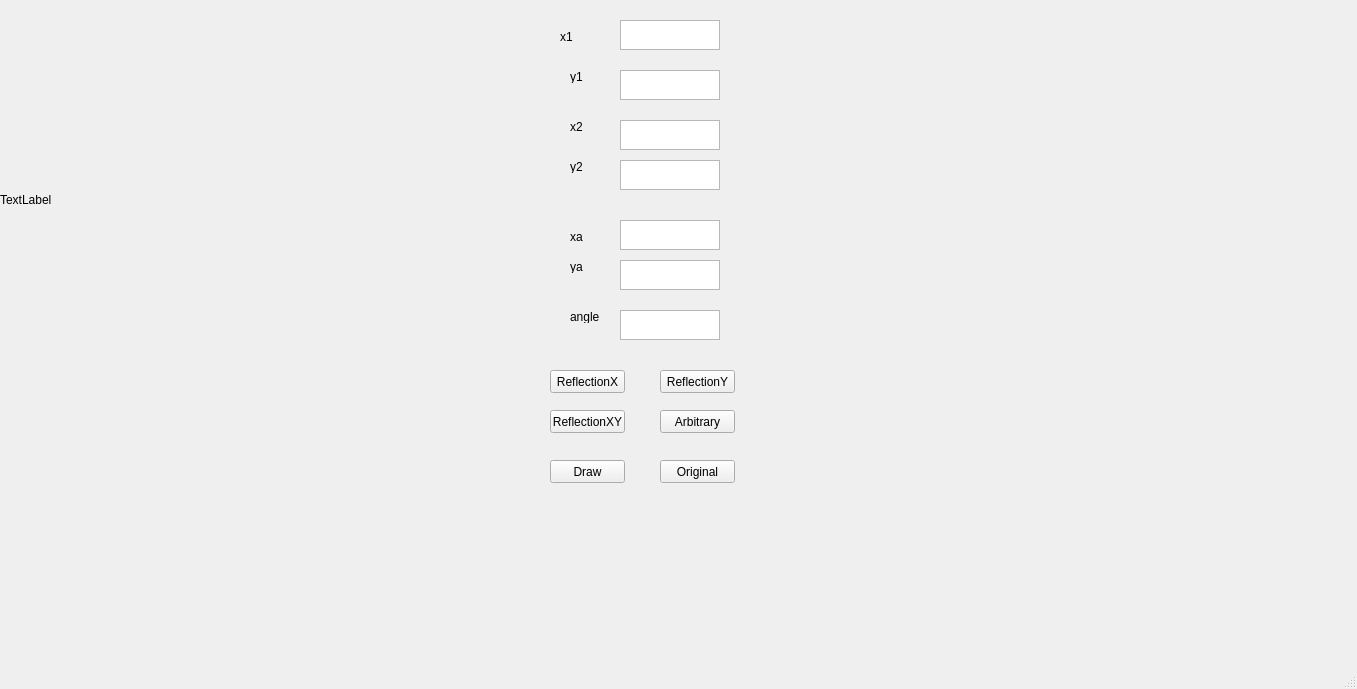
<?xml version="1.0" encoding="UTF-8"?>
<ui version="4.0">
 <class>MainWindow</class>
 <widget class="QMainWindow" name="MainWindow">
  <property name="geometry">
   <rect>
    <x>0</x>
    <y>0</y>
    <width>1357</width>
    <height>689</height>
   </rect>
  </property>
  <property name="windowTitle">
   <string>MainWindow</string>
  </property>
  <widget class="QWidget" name="centralwidget">
   <widget class="QLabel" name="label">
    <property name="geometry">
     <rect>
      <x>0</x>
      <y>0</y>
      <width>400</width>
      <height>400</height>
     </rect>
    </property>
    <property name="text">
     <string>TextLabel</string>
    </property>
   </widget>
   <widget class="QTextEdit" name="textEdit">
    <property name="geometry">
     <rect>
      <x>620</x>
      <y>20</y>
      <width>100</width>
      <height>30</height>
     </rect>
    </property>
   </widget>
   <widget class="QTextEdit" name="textEdit_2">
    <property name="geometry">
     <rect>
      <x>620</x>
      <y>70</y>
      <width>100</width>
      <height>30</height>
     </rect>
    </property>
   </widget>
   <widget class="QTextEdit" name="textEdit_3">
    <property name="geometry">
     <rect>
      <x>620</x>
      <y>120</y>
      <width>100</width>
      <height>30</height>
     </rect>
    </property>
   </widget>
   <widget class="QTextEdit" name="textEdit_4">
    <property name="geometry">
     <rect>
      <x>620</x>
      <y>160</y>
      <width>100</width>
      <height>30</height>
     </rect>
    </property>
   </widget>
   <widget class="QTextEdit" name="textEdit_5">
    <property name="geometry">
     <rect>
      <x>620</x>
      <y>220</y>
      <width>100</width>
      <height>30</height>
     </rect>
    </property>
   </widget>
   <widget class="QTextEdit" name="textEdit_6">
    <property name="geometry">
     <rect>
      <x>620</x>
      <y>260</y>
      <width>100</width>
      <height>30</height>
     </rect>
    </property>
   </widget>
   <widget class="QTextEdit" name="textEdit_7">
    <property name="geometry">
     <rect>
      <x>620</x>
      <y>310</y>
      <width>100</width>
      <height>30</height>
     </rect>
    </property>
   </widget>
   <widget class="QLabel" name="label_2">
    <property name="geometry">
     <rect>
      <x>560</x>
      <y>30</y>
      <width>47</width>
      <height>13</height>
     </rect>
    </property>
    <property name="text">
     <string>x1</string>
    </property>
   </widget>
   <widget class="QLabel" name="label_3">
    <property name="geometry">
     <rect>
      <x>570</x>
      <y>70</y>
      <width>47</width>
      <height>13</height>
     </rect>
    </property>
    <property name="text">
     <string>y1</string>
    </property>
   </widget>
   <widget class="QLabel" name="label_4">
    <property name="geometry">
     <rect>
      <x>570</x>
      <y>120</y>
      <width>47</width>
      <height>13</height>
     </rect>
    </property>
    <property name="text">
     <string>x2</string>
    </property>
   </widget>
   <widget class="QLabel" name="label_5">
    <property name="geometry">
     <rect>
      <x>570</x>
      <y>160</y>
      <width>47</width>
      <height>13</height>
     </rect>
    </property>
    <property name="text">
     <string>y2</string>
    </property>
   </widget>
   <widget class="QLabel" name="label_6">
    <property name="geometry">
     <rect>
      <x>570</x>
      <y>230</y>
      <width>47</width>
      <height>13</height>
     </rect>
    </property>
    <property name="text">
     <string>xa</string>
    </property>
   </widget>
   <widget class="QLabel" name="label_7">
    <property name="geometry">
     <rect>
      <x>570</x>
      <y>260</y>
      <width>47</width>
      <height>13</height>
     </rect>
    </property>
    <property name="text">
     <string>ya</string>
    </property>
   </widget>
   <widget class="QLabel" name="label_8">
    <property name="geometry">
     <rect>
      <x>570</x>
      <y>310</y>
      <width>47</width>
      <height>13</height>
     </rect>
    </property>
    <property name="text">
     <string>angle</string>
    </property>
   </widget>
   <widget class="QPushButton" name="pushButton">
    <property name="geometry">
     <rect>
      <x>550</x>
      <y>370</y>
      <width>75</width>
      <height>23</height>
     </rect>
    </property>
    <property name="text">
     <string>ReflectionX</string>
    </property>
   </widget>
   <widget class="QPushButton" name="pushButton_2">
    <property name="geometry">
     <rect>
      <x>660</x>
      <y>370</y>
      <width>75</width>
      <height>23</height>
     </rect>
    </property>
    <property name="text">
     <string>ReflectionY</string>
    </property>
   </widget>
   <widget class="QPushButton" name="pushButton_3">
    <property name="geometry">
     <rect>
      <x>550</x>
      <y>410</y>
      <width>75</width>
      <height>23</height>
     </rect>
    </property>
    <property name="text">
     <string>ReflectionXY</string>
    </property>
   </widget>
   <widget class="QPushButton" name="pushButton_4">
    <property name="geometry">
     <rect>
      <x>660</x>
      <y>410</y>
      <width>75</width>
      <height>23</height>
     </rect>
    </property>
    <property name="text">
     <string>Arbitrary</string>
    </property>
   </widget>
   <widget class="QPushButton" name="pushButton_5">
    <property name="geometry">
     <rect>
      <x>550</x>
      <y>460</y>
      <width>75</width>
      <height>23</height>
     </rect>
    </property>
    <property name="text">
     <string>Draw</string>
    </property>
   </widget>
   <widget class="QPushButton" name="pushButton_6">
    <property name="geometry">
     <rect>
      <x>660</x>
      <y>460</y>
      <width>75</width>
      <height>23</height>
     </rect>
    </property>
    <property name="text">
     <string>Original</string>
    </property>
   </widget>
  </widget>
  <widget class="QMenuBar" name="menubar">
   <property name="geometry">
    <rect>
     <x>0</x>
     <y>0</y>
     <width>1357</width>
     <height>21</height>
    </rect>
   </property>
  </widget>
  <widget class="QStatusBar" name="statusbar"/>
 </widget>
 <resources/>
 <connections/>
</ui>
